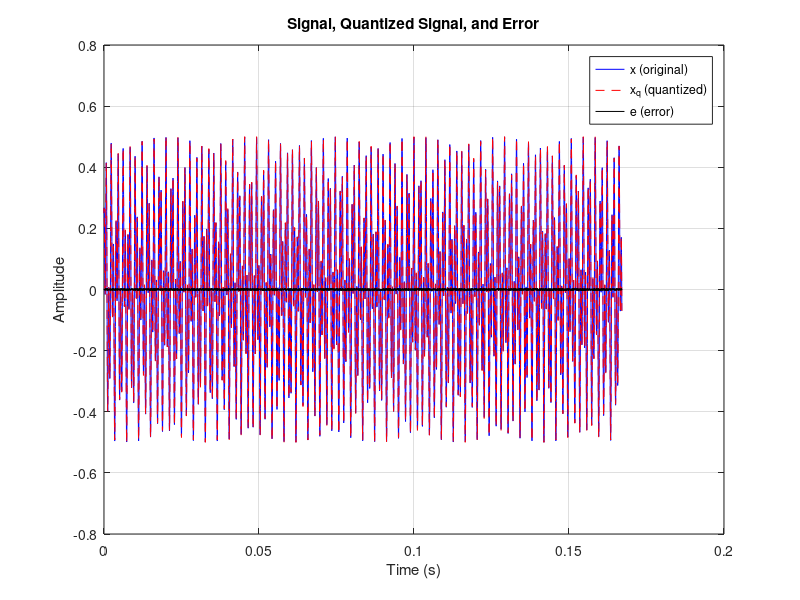

MATLAB code for this plot:
%Sample at Hz and generate a discrete-time signal with
%N=5000 samples in MATLAB (The frequencies, including the sampling frequency, are chosen to make the
%sampling process as arbitrarily as possible). Then quantize the signal by rounding the samples to D=7 bits.
%The rounding can be done by this command in MATLAB: round(x*2^D)/2^D. Find the error between
%the original sampled signal and its quantized version. This error would be quantization error (noise).

%1. Find the power of the quantization error by using the var function in MATLAB. The var
%function calculates the variance of a set of data (or a signal) which is equivalent to the average
%power of the signal. Compare the calculated power of the error with its theoretical value given by
%the fact that the quantization error can be treated as a random variable with uniform distribution
%function. Explain the slight difference between the theoretical value and the calculated one.

%2. Then find the autocorrelation of the error signal. You can use xcorr command in MATLAB to
%do that. Remember that the result should be divided by N because the autocorrelation of a noise
%signal is actually its expected value. Plot the autocorrelation and show that it is an impulse, which
%proves that the error is actually a white noise. The value of the autocorrelation at is the
%average power of the error signal and it should be equal to the value calculated in the previous
%section.

%3. To show that the probability density function of the sample values of error signal is uniform, we
%can use a histogram. You can use hist function in MATLAB to do this. Explain why the
%distribution of the values is not exactly uniform.

%4. Increase the value of N to 30000 and repeat the above steps. Explain the changes in the values.

%5. Increase the number of bits D to 12. Explain the changes in the values.

fs = 29927;

N = 5000;
D = 7; %bits
n = 0:N-1;
t = n / fs;

x = 0.25*sin(3221*t) + 0.25*cos(8169*t);
xq = round(x * 2^D) / 2^D;
e = x - xq;

plot(t, x, 'b'); hold on;
plot(t, xq, 'r--');
plot(t, e, 'k');
xlabel('Time (s)');
ylabel('Amplitude');
title('Signal, Quantized Signal, and Error');
legend('x (original)', 'x_q (quantized)', 'e (error)');
grid on;

%round(x*2^D)/(2^D);
